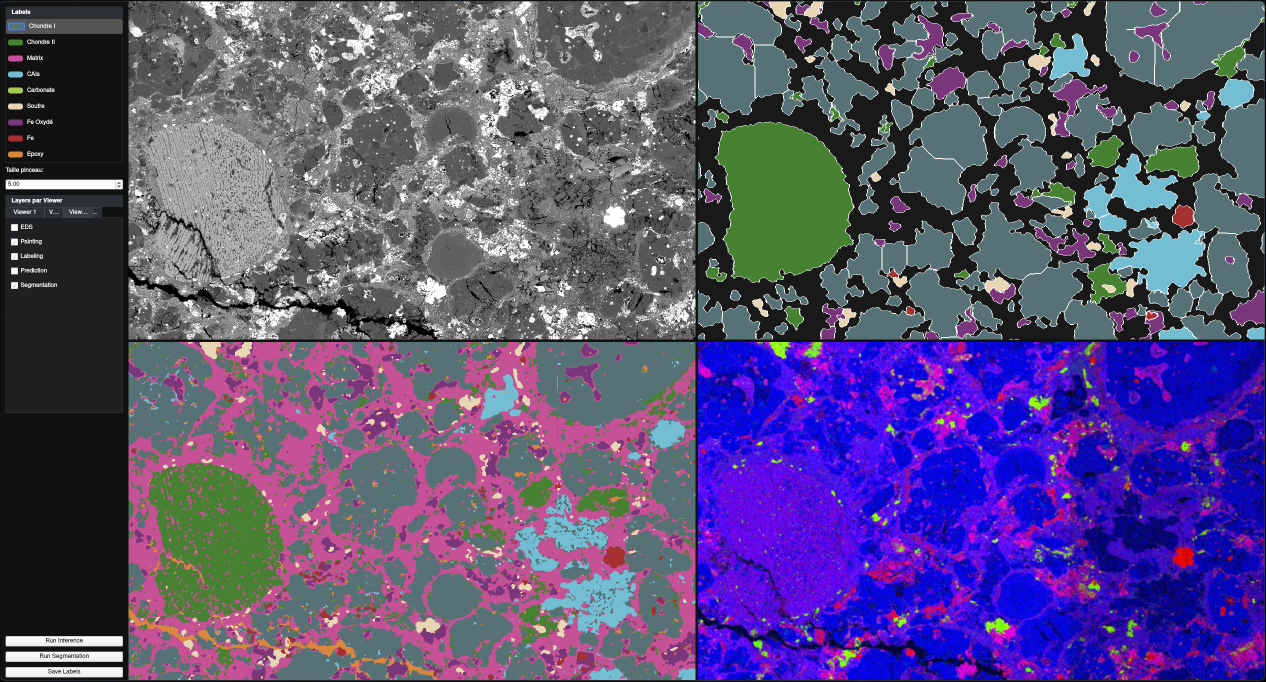
#> input picture resources/ui_example.png, 2531 x 1364 px (shown at 1/2 size)
$ python -i watershed.py   (imports and definitions only)
#> lines starting #> are read from the running program, lines starting #| are printed output that depends on the picture
from skimage.morphology import h_maxima, remove_small_objects, remove_small_holes, closing, disk
from skimage.segmentation import watershed, find_boundaries
from skimage import measure
from scipy.ndimage import distance_transform_edt, gaussian_filter
import numpy as np

labels = [
    ("BG", "#000000"),
    ("Chondre I", "#577277"),
    ("Chondre II", "#468232"),
    ("Matrix", "#c65197"),
    ("CAIs", "#73bed3"),
    ("Soufre", "#e7d5b3"),
    ("Fe Oxydé", "#7a367b"),
    ("Fe", "#a53030"),
    ("Epoxy", "#da863e"),
    ("Boundaries", "#FFFFFF")
]

def hex_to_rgb(hex_str):
    hex_str = hex_str.lstrip('#')
    return tuple(int(hex_str[i:i+2], 16) for i in (0, 2, 4))

palette = np.array([hex_to_rgb(c[1]) for c in labels], dtype=np.uint8)

BOUNDARIES_ID = len(labels) - 1

class Watershed:

    def __init__(self, min_obj=100, hole_thresh_small=500, hole_thresh_large=1000,
                 closing_disk=4, distance_sigma=4, h_maxima_h=2):
        self.min_obj = min_obj
        self.hole_thresh_small = hole_thresh_small
        self.hole_thresh_large = hole_thresh_large
        self.closing_disk = closing_disk
        self.distance_sigma = distance_sigma
        self.h_maxima_h = h_maxima_h

    def cleanup(self, img):
        cleaned = remove_small_objects(img.astype(bool), min_size=self.min_obj)
        filled = remove_small_holes(cleaned, area_threshold=self.hole_thresh_small)
        closed = closing(filled, disk(self.closing_disk))
        closed = remove_small_holes(closed, area_threshold=self.hole_thresh_large)

        return closed

    def apply_watershed(self, img):
        distance = distance_transform_edt(img)
        distance = gaussian_filter(distance, sigma=self.distance_sigma)
        markers = measure.label(h_maxima(distance, h=self.h_maxima_h))
        labels_ws = watershed(-distance, markers, mask=img)

        return labels_ws

    def add_boundaries(self, labels, class_id):
        out = np.zeros(labels.shape, dtype=np.uint8)
        out[labels > 0] = class_id + 1
        boundaries = find_boundaries(labels, mode='outer')
        out[boundaries] = BOUNDARIES_ID

        return out

    def forward_generator(self, img, classes_to_process, patch_size=1024, stride=1000):
        H, W = img.shape[:2]

        for y in range(0, H, stride):
            for x in range(0, W, stride):
                y_end = min(y + patch_size, H)
                x_end = min(x + patch_size, W)
                patch = img[y:y_end, x:x_end]

                patch_out = np.zeros(patch.shape, dtype=np.uint8)

                for class_id in classes_to_process:
                    masked = (patch == class_id)
                    mask_cleaned = self.cleanup(masked)
                    if np.any(mask_cleaned):
                        segments = self.apply_watershed(mask_cleaned)
                        obj_img = self.add_boundaries(segments, class_id)

                        patch_out = np.maximum(patch_out, obj_img)

                patch_out = palette[patch_out] # Colorized

                yield (x, y, patch_out.shape[1], patch_out.shape[0], patch_out)

>>> import cv2
>>> picture = cv2.imread('../../resources/ui_example.png', cv2.IMREAD_GRAYSCALE)
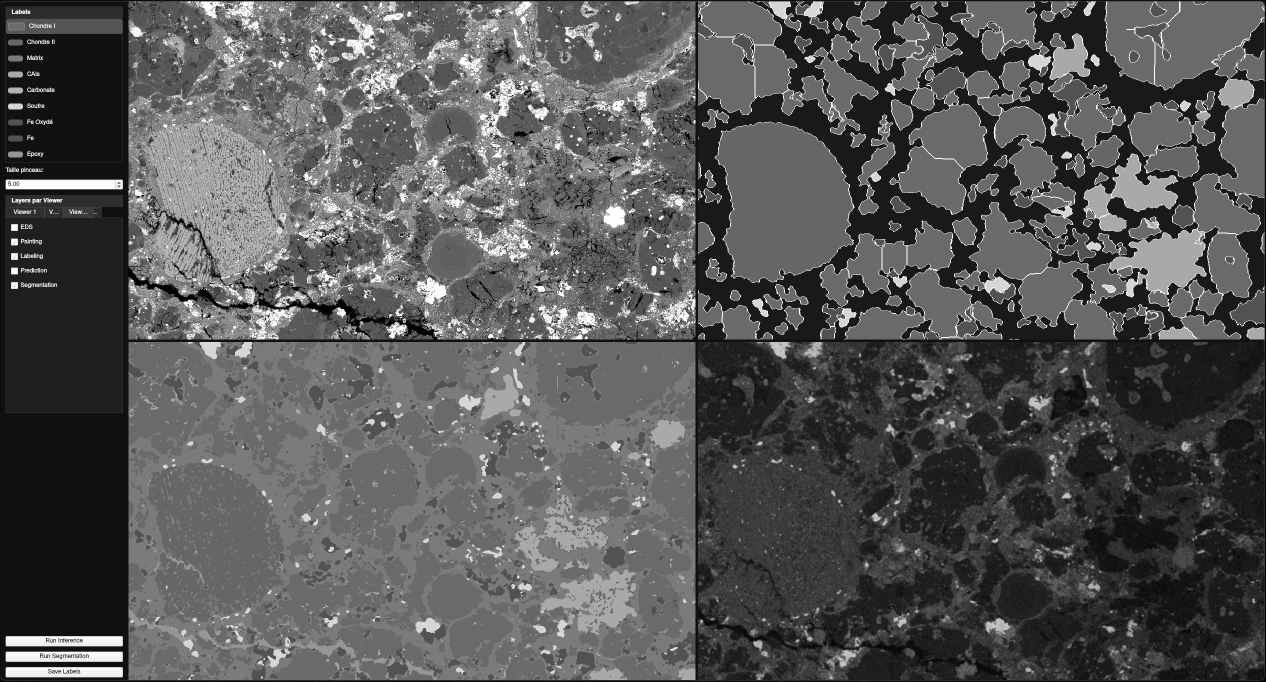
#> picture: shape (1364, 2531) (shown at 1/2 size); min 0, max 255, mean 86.6
>>> result = Watershed().apply_watershed(picture)
#> in apply_watershed, `distance = distance_transform_edt(img)`:
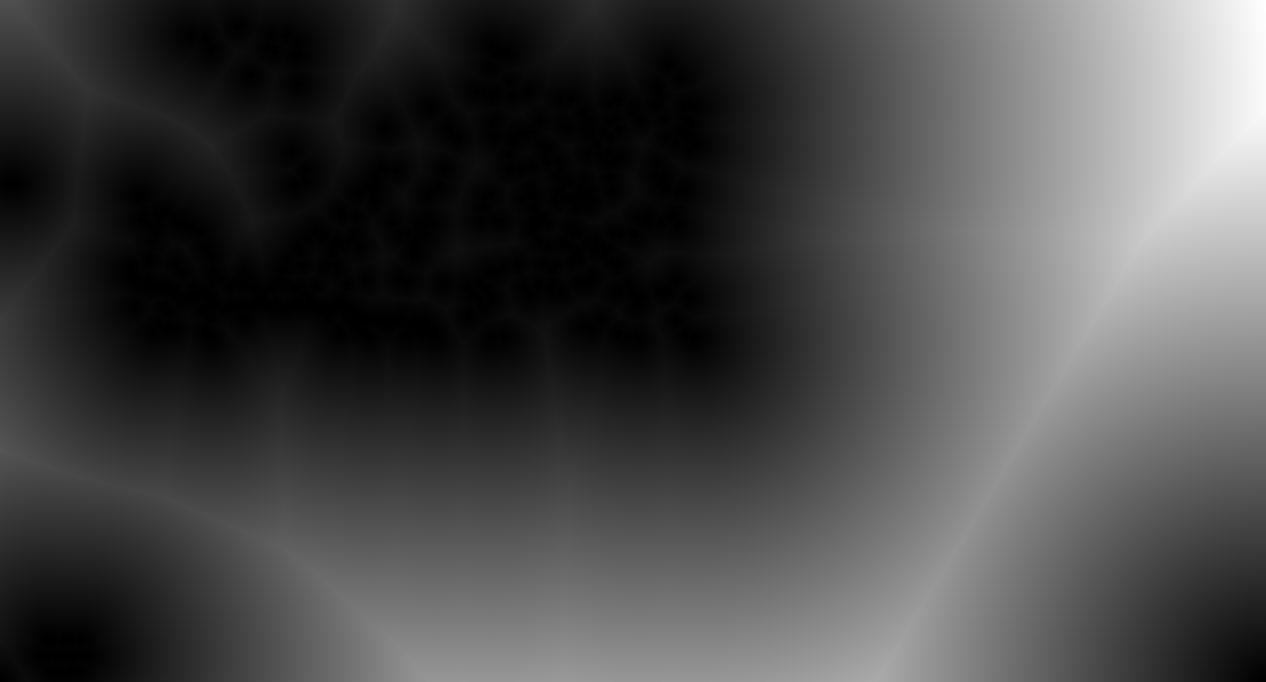
#> distance: shape (1364, 2531) float64 (shown at 1/2 size); min 0, max 1159.5, mean 329.7; drawn with min black and max white
#> in apply_watershed, `markers = measure.label(h_maxima(distance, h=self.h_maxima_h))`:
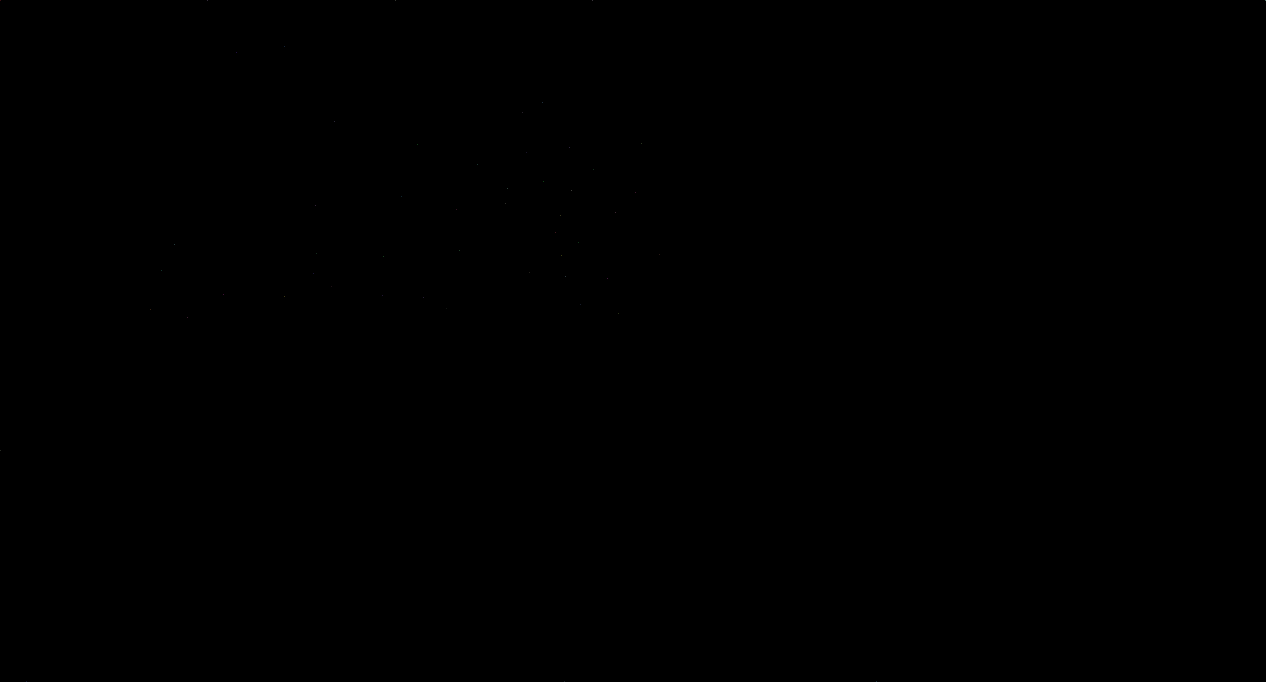
#> markers: shape (1364, 2531) int64 (shown at 1/2 size); 54 distinct labels, from 0 to 53; one colour per label, 0 black
#> in apply_watershed, `labels_ws = watershed(-distance, markers, mask=img)`:
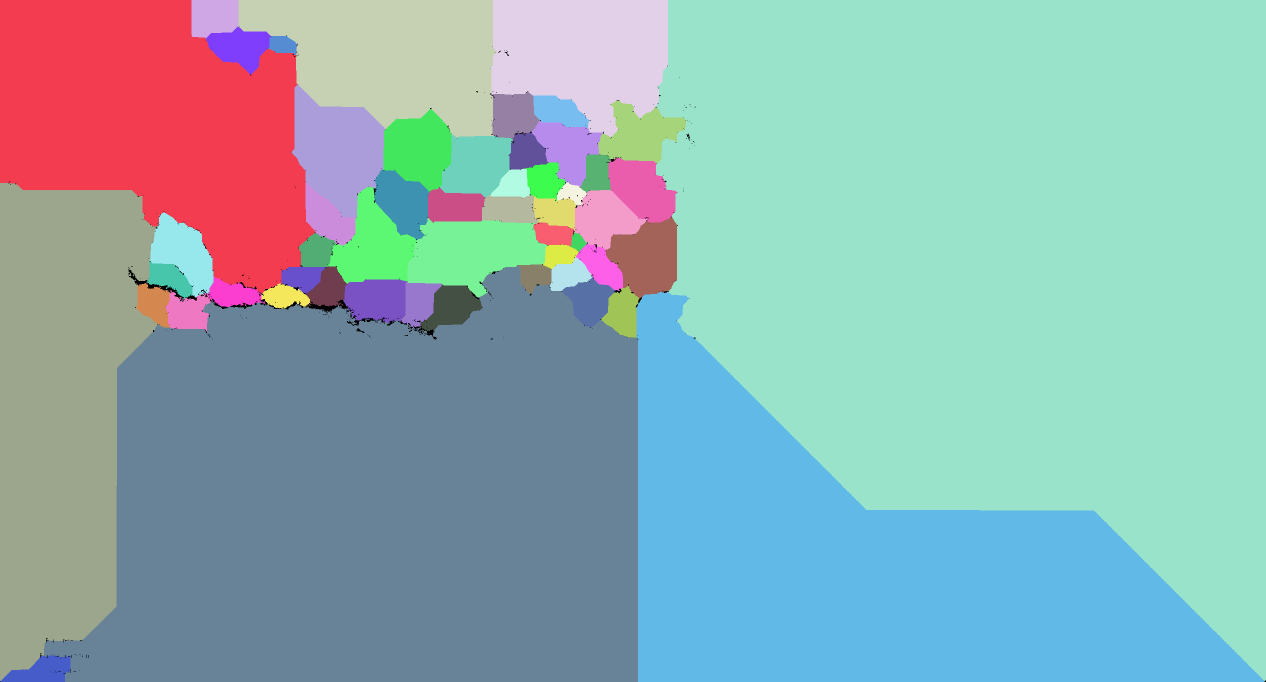
#> labels_ws: shape (1364, 2531) int64 (shown at 1/2 size); 54 distinct labels, from 0 to 53; one colour per label, 0 black
